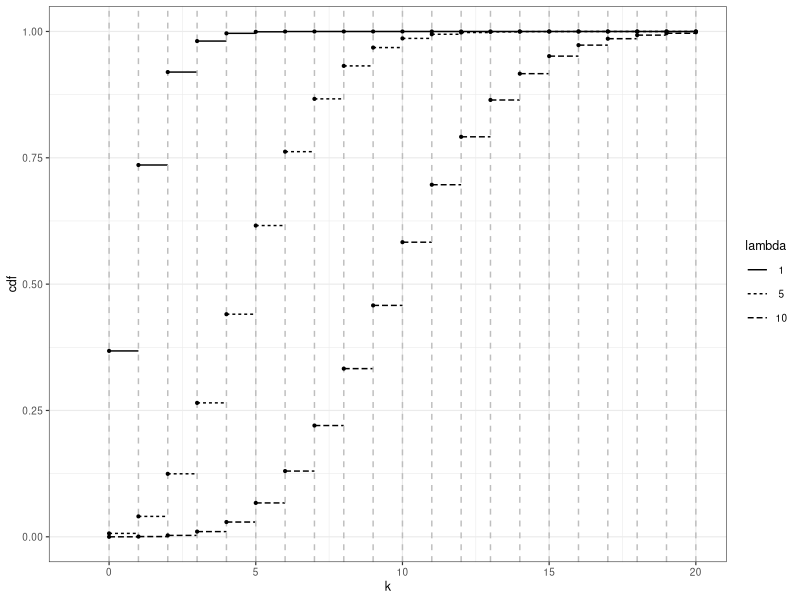

Generate this figure with R:
## ---- chunk 1
require(tidyverse)
require(kableExtra)
old_theme <-theme_set(theme_bw(base_size=9, base_family = "Helvetica"))
# %%
## ---- chunk 2
# %%
x = as.integer(seq(0, 20, by=1))
lambdas =  c(1, 5, 10)

df <- as.data.frame(c(list("x"=x),
                      lambdas %>% purrr::map(.f = function(p) ppois(x, p))))

names(df) <- c("k", format(lambdas, digits=2))

df <- tidyr::gather(df, key="lambda", value="cdf", -k)

df <- df  %>%
          mutate(kend = ifelse(k<max(x), k+1, NA),
                 cdfend = ifelse(k<max(x), cdf, NA))

p <- df %>%
     ggplot2::ggplot(aes(x=k, y=cdf, xend=kend, yend=cdfend, linetype=lambda)) +
#     # ggplot2::geom_step(mapping=ggplot2::aes(x=k, y=cdf, linetype=lambda), color=1,) +
     geom_segment() +
     geom_vline(aes(xintercept=k), linetype=2, color="grey") +
     ggplot2::geom_point(mapping=ggplot2::aes(x=k, y=cdf), size=.75, color=1) +
     ggplot2::scale_fill_discrete(guide=ggplot2::guide_legend(title="Parameter")) +
     ggplot2::xlab("k") +
     ggplot2::ylab("cdf") +
     ggplot2::xlim(xlim = c(-1, 20))

p

rm(df, lambdas, x)

# %%
